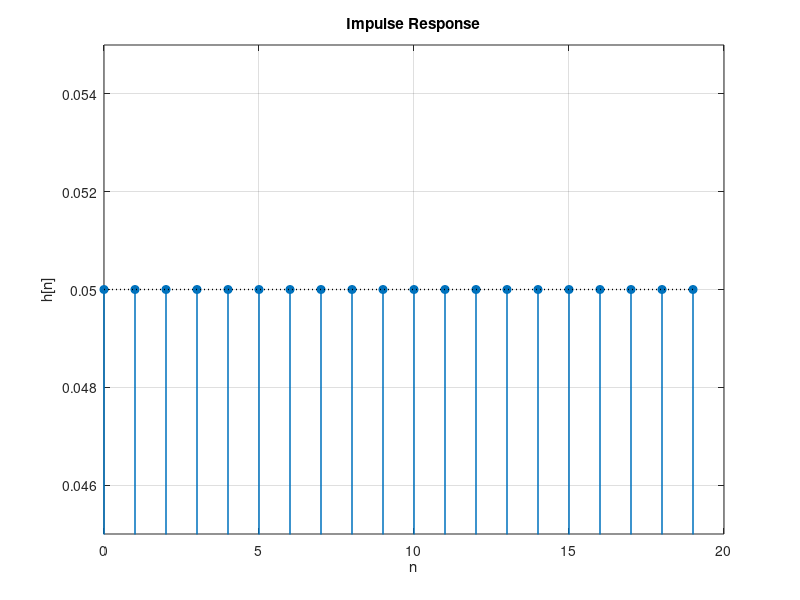
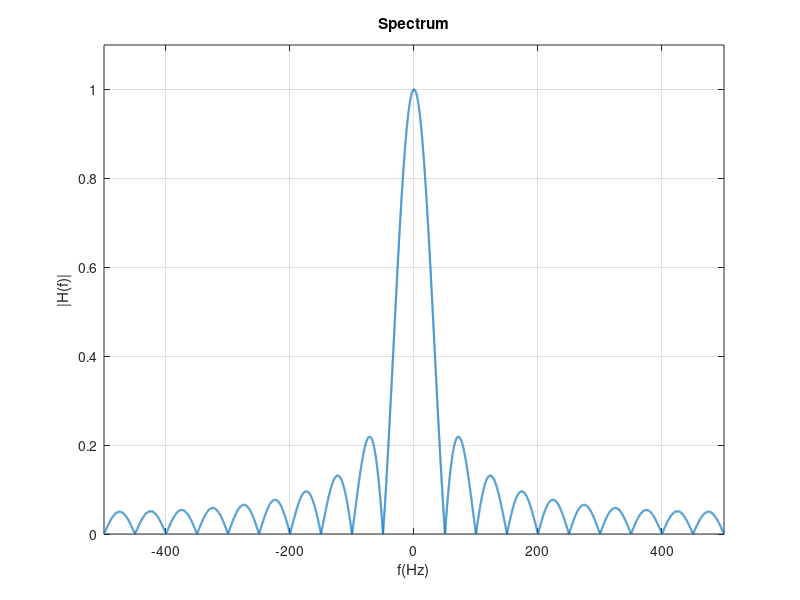

Reproduce these figures in MATLAB, in order. (Note: this script raises an error after producing the figures.)
%% Q2: Mean removal, rectangular low pass filter with first null at 50 Hz, and PDF analysis
clear; clc; close all;

fs = 1000;          % Hz
N  = 10000;
t  = (0:N-1)/fs;
x  = rand(N,1);     % Uniform(0,1)

% Subtract theoretical mean
x0 = x - 0.5;       % mean of U(0,1) is 0.5 -> now mean ~ 0

% Rectangular low pass filter (moving average (MA)) with first null at 50 Hz
% First null of MA(L) is fs/L -> choose L = fs/50 = 20
L = round(fs/50);     % choose L so first null is at fs/L = 50 Hz
b = ones(1, L) / L;   % rectangular (moving-average) impulse response
a = 1;

% Plot impulse response
n  = 0:L-1;

figure;
stem(n, b, 'filled', 'LineWidth', 1.1); 
hold on;
plot([n(1) n(end)], [1/L 1/L], 'k:', 'LineWidth', 1);   % reference line at 1/L
grid on; 
box on;
xlabel('n'); ylabel('h[n]');
title('Impulse Response');
xlim([0 L]); 
ylim([1/L - 0.005, 1/L + 0.005]);  % small vertical range around 1/L (≈0.05 for L=20)


% Plot transfer function (magnitude response) of the filter 
% and confirm first null at 50 Hz
% Frequency response (two-sided, centered at 0 Hz)
Nfft = 32768;              % high enough for fine frequency grid
H    = fftshift(fft(b, Nfft));
f    = linspace(-fs/2, fs/2, Nfft);
Hmag = abs(H) / max(abs(H));   % normalize to 1 at DC

figure;
plot(f, Hmag, 'LineWidth', 1.5); 
grid on; 
box on;
xlabel('f(Hz)'); ylabel('|H(f)|');
title('Spectrum');
xlim([-500 500]); ylim([0 1.1]);

% Mark the first nulls at ±fs/L = ±50 Hz
fnull = fs/L;                       % should be 50 Hz
xline( fnull, '--r', '50 Hz', 'LabelVerticalAlignment','bottom');
xline(-fnull, '--r', '-50 Hz', 'LabelVerticalAlignment','bottom'); 


% Causal filtering (introduces delay of (L-1)/2 samples).
y = filter(b, a, x0);

% Plot filtered random signal
figure;
plot(t, y, 'LineWidth', 1.2);
hold on;
grid on; 
box on;
xlim([0 10]);
ylim([-0.25 0.24]);
xlabel('t(s)');
ylabel('Amplitude');
title('Random Signal');

% PDF and plot of the filtered signal
nbins = 100;
[centers, pdf_est, binWidth] = estimate_pdf_plot(y, nbins);
hold on;

% Theoretical Gaussian PDF (CLT approximation: : N(0, sigma^2), sigma^2 = (1/12)/L)
sigma = sqrt(1/(12*L));           % variance of average of L Uniform(-0.5,0.5)
ygrid = linspace(-0.5, 0.5, 1000); % cover the same amplitude range
fa_gauss = (1/(sqrt(2*pi)*sigma)) * exp(-0.5*(ygrid/sigma).^2);

% Overlay the Gaussian on the estimated PDF
hold on; % keep the histogram visible
plot(ygrid, fa_gauss, 'r-', 'LineWidth', 2);
xlim([-0.35 0.35]);
ylim([0 7.5])
legend('Estimated PDF', 'Gaussian approx', 'Location', 'best');
grid on;
